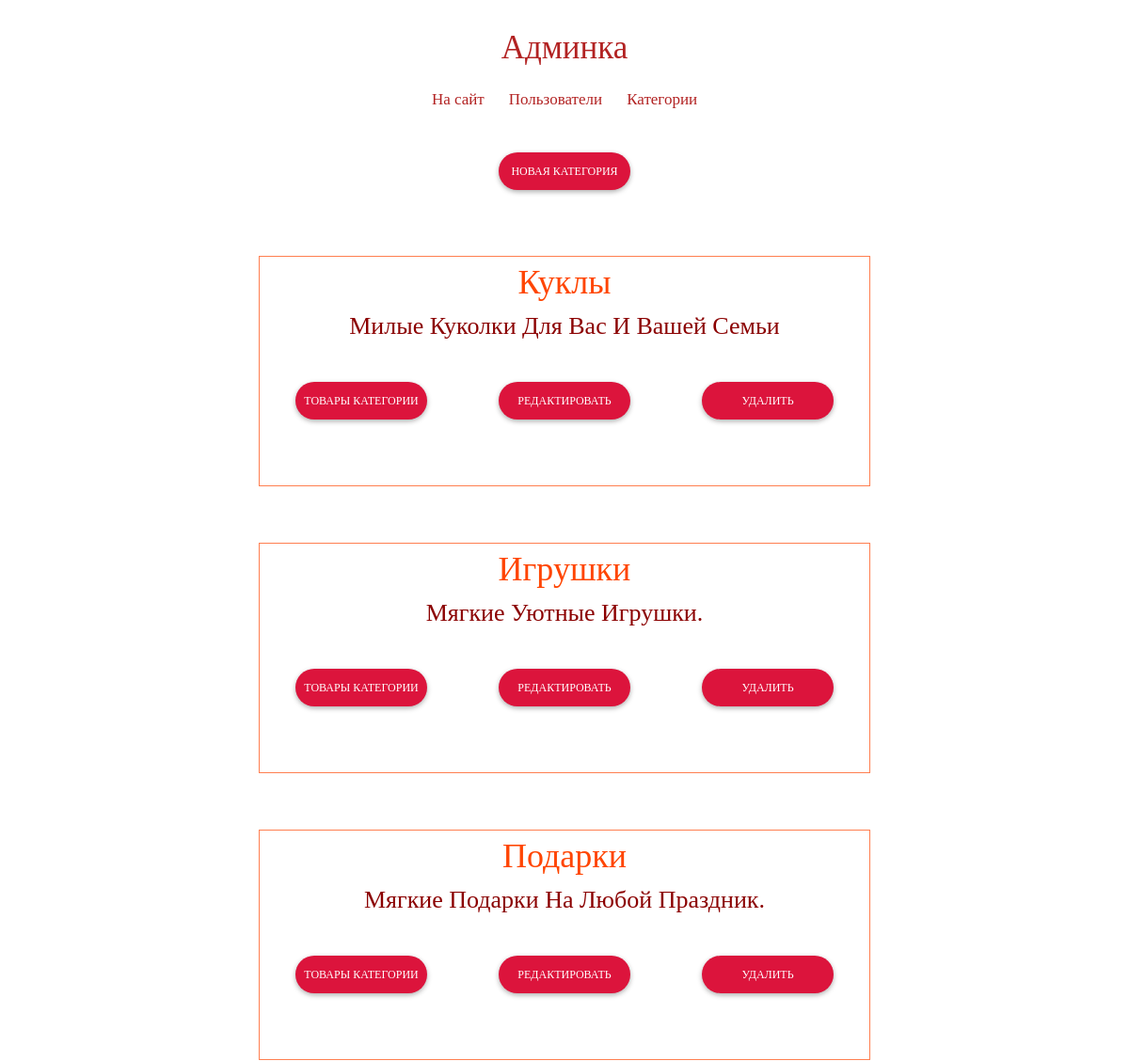
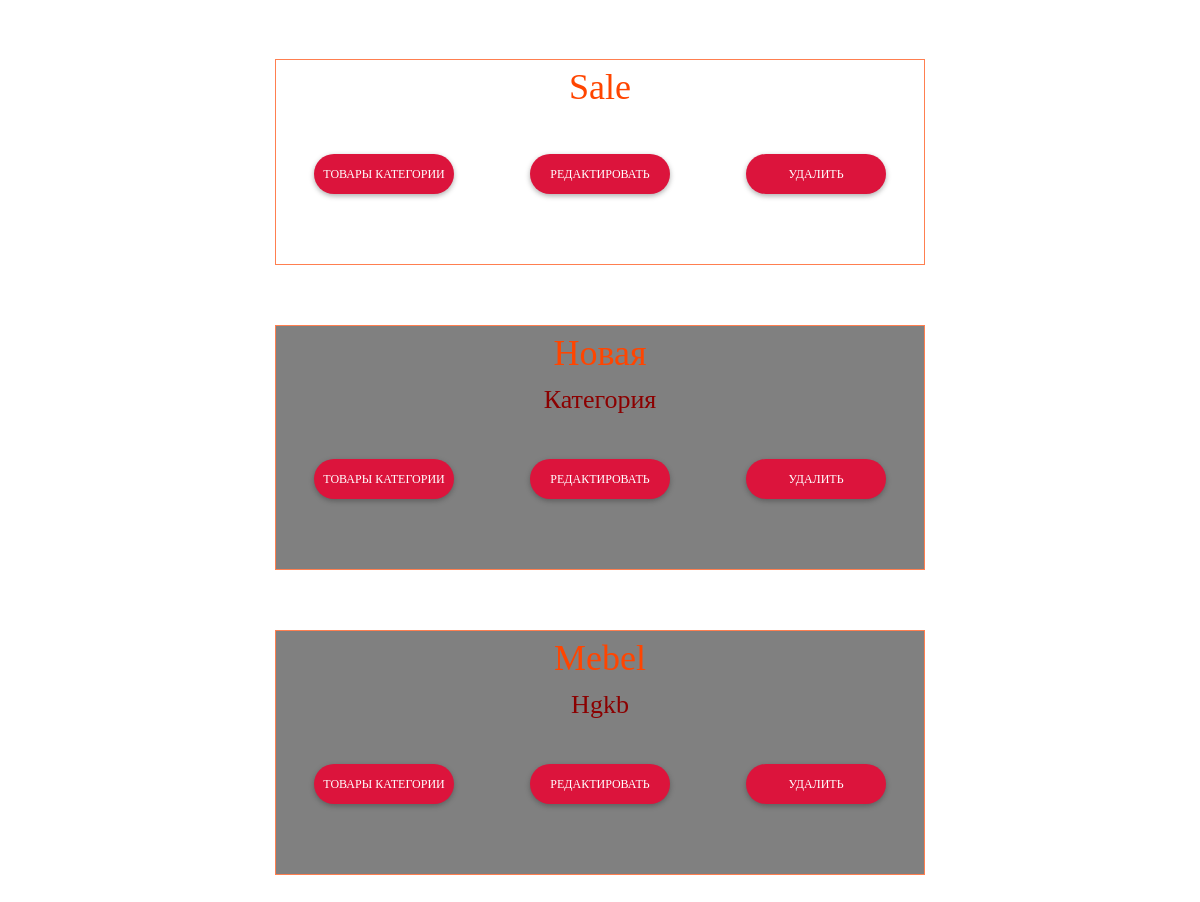
The page /myadmin/categories/ (signed in) on the database its author committed (2 pictures, top to bottom).
### mainapp/models.py (models this page shows, shortened)
class ProductCategoru(models.Model):
    name = models.CharField(verbose_name='имя категории', max_length=64, unique=True)
    description = models.TextField(verbose_name='описание', blank=True, null=True)
    is_active = models.BooleanField(verbose_name='активна', default=True)

### adminapp/views.py (the view)
@user_passes_test(lambda x: x.is_superuser)
def categories(request):
    categories_list = ProductCategoru.objects.all()
    context = {
        'title': 'админка/категории',
        'object_list': categories_list,
    }
    return render(request, 'adminapp/categories.html', context)

### mainapp/context_processors.py (called while the page is built)
def basket(request):
    basket = []
    if request.user.is_authenticated:
        basket = request.user.basket_set.all().order_by('product__category')
    return {
        'basket': basket,
    }

### adminapp/templates/adminapp/categories.html
{% extends 'adminapp/base.html' %}
{% load staticfiles %}
{% block container %}
    <div class="categories_list">
			<a href="{% url 'admin:category_create' %}" class="button6 margin1">новая категория</a>
		{% for object in object_list %}
			<div class="category_record {% if not object.is_active %}not_active{% endif %}">
				<div class="category_name2">
					{{ object.name|title }}
				</div>
				<div class="category_desc">
					{{ object.description|title }}
				</div>
				<div class="category_actions">
						<a href="{% url 'admin:products' object.pk %}" class="button6" >товары категории</a>
						<a href="{% url 'admin:category_update' object.pk %}" class="button6">редактировать</a>
						<a href="{% url 'admin:category_delete' object.pk %}" class="button6">удалить</a>
				</div>
			</div>
		{% endfor%}
	</div>
{% endblock %}

### static/css/stil.css (style rules this page uses)
* { margin: 0; padding: 0; }
html, body { height: 100%; }
.categories_list, products_list { display: flex; flex-direction: column; align-items: center; }
.button6 { display: block; height: 40px; width: 140px; border-radius: 35px; background-color: #DC143C; text-align: center; text-transform: uppercase; color: #ffffff; list-style-type: none; box-shadow: 0px 2px 4.85px 0.15px rgba(33, 33, 33, 0.35); line-height: 40px; text-decoration: none; margin-bottom: 70px; font-size: 12px; font-family: 'Cormorant SC', serif; }
.category_actions, product_actions { display: flex; justify-content: space-around; }
.category_record, product_record { margin: 0 auto; text-align: center; border: 1px solid #FF7F50; width: 650px; margin-bottom: 60px; }
.category_name2, product_name { color: #FF4500; font-family: 'Cormorant SC', serif; font-size: 36px; }
.category_desc { color: #8B0000; font-family: 'Cormorant SC', serif; font-size: 26px; margin-bottom: 40px; }
.margin1 { margin-top: 30px; }
.not_active { background-color: grey; background-blend-mode: normal; }

### rows shown on the page
ProductCategoru: name "Куклы", description "Милые Куколки Для Вас И Вашей Семьи"
ProductCategoru: name "Игрушки", description "Мягкие Уютные Игрушки."
ProductCategoru: name "Подарки", description "Мягкие Подарки На Любой Праздник."
ProductCategoru: name "Sale"
ProductCategoru: description "Категория"
ProductCategoru: description "Hgkb"
